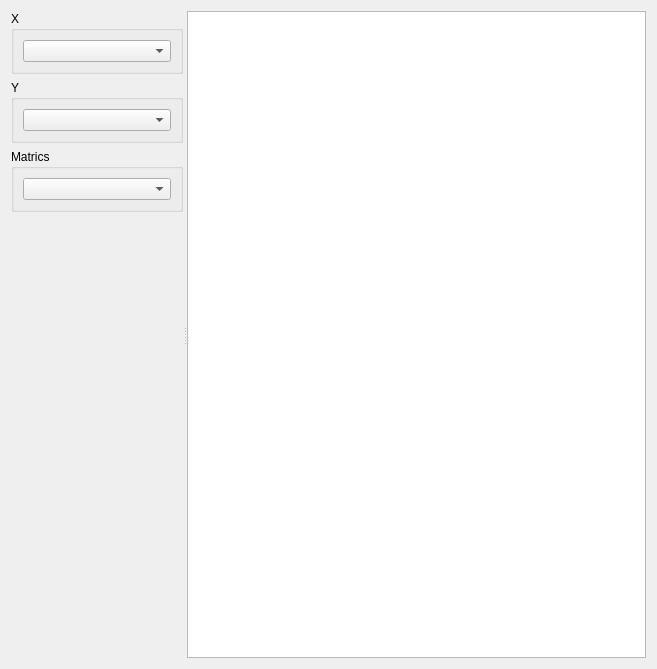
<?xml version="1.0" encoding="UTF-8"?>
<ui version="4.0">
 <class>DAChartAddtGridRasterDataWidget</class>
 <widget class="QWidget" name="DAChartAddtGridRasterDataWidget">
  <property name="geometry">
   <rect>
    <x>0</x>
    <y>0</y>
    <width>657</width>
    <height>669</height>
   </rect>
  </property>
  <property name="windowTitle">
   <string>Add XY Series</string>
  </property>
  <layout class="QVBoxLayout" name="verticalLayout_5">
   <item>
    <widget class="QSplitter" name="splitter">
     <property name="orientation">
      <enum>Qt::Horizontal</enum>
     </property>
     <widget class="QWidget" name="layoutWidget">
      <layout class="QVBoxLayout" name="verticalLayout_3">
       <item>
        <widget class="DA::DACollapsibleGroupBox" name="groupBoxX">
         <property name="title">
          <string>X</string>
         </property>
         <property name="flat">
          <bool>true</bool>
         </property>
         <layout class="QVBoxLayout" name="verticalLayout">
          <item>
           <widget class="DA::DADataManagerComboBox" name="comboBoxX"/>
          </item>
         </layout>
        </widget>
       </item>
       <item>
        <widget class="DA::DACollapsibleGroupBox" name="groupBox">
         <property name="title">
          <string>Y</string>
         </property>
         <property name="flat">
          <bool>true</bool>
         </property>
         <layout class="QVBoxLayout" name="verticalLayout_2">
          <item>
           <widget class="DA::DADataManagerComboBox" name="comboBoxY"/>
          </item>
         </layout>
        </widget>
       </item>
       <item>
        <widget class="DA::DACollapsibleGroupBox" name="groupBoxMatrics">
         <property name="sizePolicy">
          <sizepolicy hsizetype="Preferred" vsizetype="Maximum">
           <horstretch>0</horstretch>
           <verstretch>0</verstretch>
          </sizepolicy>
         </property>
         <property name="title">
          <string>Matrics</string>
         </property>
         <property name="flat">
          <bool>true</bool>
         </property>
         <layout class="QVBoxLayout" name="verticalLayout_4">
          <item>
           <widget class="DA::DADataManagerComboBox" name="comboBoxMatrics"/>
          </item>
         </layout>
        </widget>
       </item>
       <item>
        <spacer name="verticalSpacer">
         <property name="orientation">
          <enum>Qt::Vertical</enum>
         </property>
         <property name="sizeHint" stdset="0">
          <size>
           <width>40</width>
           <height>20</height>
          </size>
         </property>
        </spacer>
       </item>
      </layout>
     </widget>
     <widget class="DA::DAPyDataFrameTableView" name="tableViewRaster"/>
    </widget>
   </item>
  </layout>
 </widget>
 <customwidgets>
  <customwidget>
   <class>DA::DAPyDataFrameTableView</class>
   <extends>QTableView</extends>
   <header>DAPyDataFrameTableView.h</header>
  </customwidget>
  <customwidget>
   <class>DA::DADataManagerComboBox</class>
   <extends>QComboBox</extends>
   <header>DADataManagerComboBox.h</header>
  </customwidget>
  <customwidget>
   <class>DA::DACollapsibleGroupBox</class>
   <extends>QGroupBox</extends>
   <header location="global">DACollapsibleGroupBox.h</header>
   <container>1</container>
  </customwidget>
 </customwidgets>
 <resources/>
 <connections/>
</ui>
